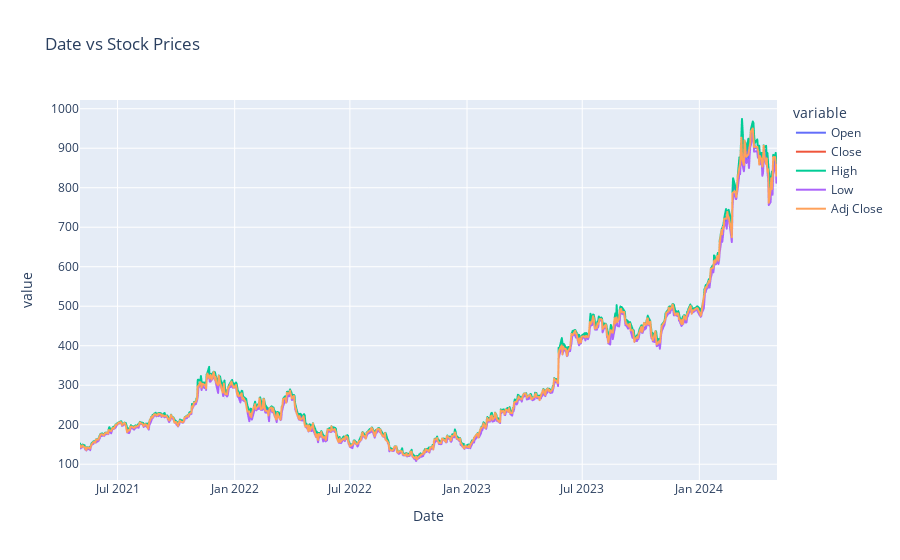

The cell this chart's notebook holds for it:
### Markdown cell above
It can be seen that the trends between all data points aside volume are largely the same. Little dilation from each other, this could mean that Nvidia has been on a steady rise throughout Covid but had a massive spike near 2024.

### Code cell
fig = px.line(df_nvidia, y=['Open', 'Close', 'High', 'Low', 'Adj Close'], title = 'Date vs Stock Prices')
fig.show()

### Figure 1 — Plotly figure (JSON) as saved in the notebook; plotly's stock layout.template omitted (floating-point values rounded to 4 significant figures; data arrays with more than 128 entries replaced by an {"elided": "..."} marker saying what was removed)
{"data": [{"hovertemplate": "variable=Open<br>Date=%{x}<br>value=%{y}<extra></extra>", "legendgroup": "Open", "line": {"color": "#636efa", "dash": "solid"}, "marker": {"symbol": "circle"}, "mode": "lines", "name": "Open", "showlegend": true, "type": "scattergl", "x": {"elided": "756 str values"}, "xaxis": "x", "y": {"elided": "756 float values"}, "yaxis": "y"}, {"hovertemplate": "variable=Close<br>Date=%{x}<br>value=%{y}<extra></extra>", "legendgroup": "Close", "line": {"color": "#EF553B", "dash": "solid"}, "marker": {"symbol": "circle"}, "mode": "lines", "name": "Close", "showlegend": true, "type": "scattergl", "x": {"elided": "756 str values"}, "xaxis": "x", "y": {"elided": "756 float values"}, "yaxis": "y"}, {"hovertemplate": "variable=High<br>Date=%{x}<br>value=%{y}<extra></extra>", "legendgroup": "High", "line": {"color": "#00cc96", "dash": "solid"}, "marker": {"symbol": "circle"}, "mode": "lines", "name": "High", "showlegend": true, "type": "scattergl", "x": {"elided": "756 str values"}, "xaxis": "x", "y": {"elided": "756 float values"}, "yaxis": "y"}, {"hovertemplate": "variable=Low<br>Date=%{x}<br>value=%{y}<extra></extra>", "legendgroup": "Low", "line": {"color": "#ab63fa", "dash": "solid"}, "marker": {"symbol": "circle"}, "mode": "lines", "name": "Low", "showlegend": true, "type": "scattergl", "x": {"elided": "756 str values"}, "xaxis": "x", "y": {"elided": "756 float values"}, "yaxis": "y"}, {"hovertemplate": "variable=Adj Close<br>Date=%{x}<br>value=%{y}<extra></extra>", "legendgroup": "Adj Close", "line": {"color": "#FFA15A", "dash": "solid"}, "marker": {"symbol": "circle"}, "mode": "lines", "name": "Adj Close", "showlegend": true, "type": "scattergl", "x": {"elided": "756 str values"}, "xaxis": "x", "y": {"elided": "756 float values"}, "yaxis": "y"}], "layout": {"legend": {"title": {"text": "variable"}, "tracegroupgap": 0}, "title": {"text": "Date vs Stock Prices"}, "xaxis": {"anchor": "y", "domain": [0, 1], "title": {"text": "Date"}}, "yaxis": {"anchor": "x", "domain": [0, 1], "title": {"text": "value"}}}}
